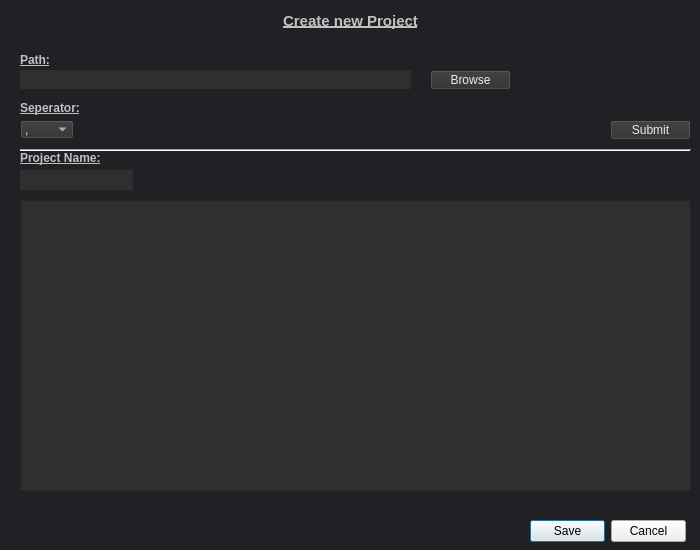
<?xml version="1.0" encoding="UTF-8"?>
<ui version="4.0">
 <class>Dialog</class>
 <widget class="QDialog" name="Dialog">
  <property name="geometry">
   <rect>
    <x>0</x>
    <y>0</y>
    <width>700</width>
    <height>550</height>
   </rect>
  </property>
  <property name="minimumSize">
   <size>
    <width>700</width>
    <height>550</height>
   </size>
  </property>
  <property name="windowTitle">
   <string>Dialog</string>
  </property>
  <property name="windowIcon">
   <iconset resource="ai-icon-9.qrc">
    <normaloff>:/windowicon/ai-icon-9.qrc</normaloff>:/windowicon/ai-icon-9.qrc</iconset>
  </property>
  <property name="autoFillBackground">
   <bool>false</bool>
  </property>
  <property name="styleSheet">
   <string notr="true">QDialog{background-color: #202124}</string>
  </property>
  <widget class="QLabel" name="headingL">
   <property name="geometry">
    <rect>
     <x>220</x>
     <y>0</y>
     <width>261</width>
     <height>41</height>
    </rect>
   </property>
   <property name="autoFillBackground">
    <bool>false</bool>
   </property>
   <property name="styleSheet">
    <string notr="true">QLabel{ background-color: #202124; color: #C1C1C1; font: bold; text-decoration: underline; font-size: 15px;}</string>
   </property>
   <property name="text">
    <string>Create new Project</string>
   </property>
   <property name="alignment">
    <set>Qt::AlignCenter</set>
   </property>
  </widget>
  <widget class="QLineEdit" name="path_lineEdit">
   <property name="geometry">
    <rect>
     <x>20</x>
     <y>70</y>
     <width>391</width>
     <height>19</height>
    </rect>
   </property>
   <property name="styleSheet">
    <string notr="true">QLineEdit {background-color: #2F2F2F; color: #edebeb; border: solid red; width: 9px 1px 1px 1px}</string>
   </property>
   <property name="text">
    <string/>
   </property>
  </widget>
  <widget class="QPushButton" name="btnBrowse">
   <property name="geometry">
    <rect>
     <x>430</x>
     <y>70</y>
     <width>81</width>
     <height>20</height>
    </rect>
   </property>
   <property name="styleSheet">
    <string notr="true">QPushButton {background-color: #2F2F2F; color: #edebeb; text-align: center; }</string>
   </property>
   <property name="text">
    <string>Browse</string>
   </property>
  </widget>
  <widget class="QLabel" name="label">
   <property name="geometry">
    <rect>
     <x>20</x>
     <y>100</y>
     <width>61</width>
     <height>16</height>
    </rect>
   </property>
   <property name="styleSheet">
    <string notr="true">QLabel{ color: #C1C1C1; font: bold; text-decoration: underline;}</string>
   </property>
   <property name="text">
    <string>Seperator:</string>
   </property>
  </widget>
  <widget class="Line" name="line_2">
   <property name="geometry">
    <rect>
     <x>20</x>
     <y>140</y>
     <width>671</width>
     <height>20</height>
    </rect>
   </property>
   <property name="orientation">
    <enum>Qt::Horizontal</enum>
   </property>
  </widget>
  <widget class="QLabel" name="label_2">
   <property name="geometry">
    <rect>
     <x>20</x>
     <y>50</y>
     <width>51</width>
     <height>20</height>
    </rect>
   </property>
   <property name="styleSheet">
    <string notr="true">QLabel{ color: #C1C1C1; font: bold; text-decoration: underline;}</string>
   </property>
   <property name="text">
    <string>Path:</string>
   </property>
  </widget>
  <widget class="QComboBox" name="comBoxSep">
   <property name="geometry">
    <rect>
     <x>20</x>
     <y>120</y>
     <width>54</width>
     <height>19</height>
    </rect>
   </property>
   <property name="styleSheet">
    <string notr="true">QComboBox{background-color: #2F2F2F; color: #edebeb;}</string>
   </property>
   <item>
    <property name="text">
     <string>,</string>
    </property>
   </item>
   <item>
    <property name="text">
     <string>;</string>
    </property>
   </item>
   <item>
    <property name="text">
     <string>:</string>
    </property>
   </item>
   <item>
    <property name="text">
     <string>Tab</string>
    </property>
   </item>
   <item>
    <property name="text">
     <string>Space</string>
    </property>
   </item>
   <item>
    <property name="text">
     <string>-</string>
    </property>
   </item>
  </widget>
  <widget class="QDialogButtonBox" name="buttonBox">
   <property name="geometry">
    <rect>
     <x>530</x>
     <y>520</y>
     <width>156</width>
     <height>23</height>
    </rect>
   </property>
   <property name="styleSheet">
    <string notr="true">QDialogButtonBox {background-color: #2F2F2F; color: #edebeb;}</string>
   </property>
   <property name="locale">
    <locale language="English" country="UnitedStates"/>
   </property>
   <property name="orientation">
    <enum>Qt::Horizontal</enum>
   </property>
   <property name="standardButtons">
    <set>QDialogButtonBox::Cancel|QDialogButtonBox::Save</set>
   </property>
  </widget>
  <widget class="QPushButton" name="submitbtn">
   <property name="geometry">
    <rect>
     <x>610</x>
     <y>120</y>
     <width>81</width>
     <height>20</height>
    </rect>
   </property>
   <property name="styleSheet">
    <string notr="true">QPushButton {background-color: #2F2F2F; color: #edebeb;}</string>
   </property>
   <property name="text">
    <string>Submit</string>
   </property>
  </widget>
  <widget class="QLabel" name="label_4">
   <property name="geometry">
    <rect>
     <x>20</x>
     <y>150</y>
     <width>81</width>
     <height>16</height>
    </rect>
   </property>
   <property name="styleSheet">
    <string notr="true">QLabel{ color: #C1C1C1; font: bold; text-decoration: underline;}</string>
   </property>
   <property name="text">
    <string>Project Name:</string>
   </property>
  </widget>
  <widget class="QLineEdit" name="name_lineEdit">
   <property name="geometry">
    <rect>
     <x>20</x>
     <y>170</y>
     <width>113</width>
     <height>20</height>
    </rect>
   </property>
   <property name="styleSheet">
    <string notr="true">QLineEdit {background-color: #2F2F2F; color: #edebeb; border: solid red; width: 9px 1px 1px 1px;}</string>
   </property>
  </widget>
  <widget class="QTableView" name="tableView">
   <property name="geometry">
    <rect>
     <x>20</x>
     <y>200</y>
     <width>671</width>
     <height>291</height>
    </rect>
   </property>
   <property name="styleSheet">
    <string notr="true">QTableView {background-color: #2F2F2F; color: #edebeb;}</string>
   </property>
  </widget>
 </widget>
 <resources>
  <include location="ai-icon-9.qrc"/>
 </resources>
 <connections>
  <connection>
   <sender>buttonBox</sender>
   <signal>accepted()</signal>
   <receiver>Dialog</receiver>
   <slot>accept()</slot>
   <hints>
    <hint type="sourcelabel">
     <x>248</x>
     <y>254</y>
    </hint>
    <hint type="destinationlabel">
     <x>157</x>
     <y>274</y>
    </hint>
   </hints>
  </connection>
  <connection>
   <sender>buttonBox</sender>
   <signal>rejected()</signal>
   <receiver>Dialog</receiver>
   <slot>reject()</slot>
   <hints>
    <hint type="sourcelabel">
     <x>316</x>
     <y>260</y>
    </hint>
    <hint type="destinationlabel">
     <x>286</x>
     <y>274</y>
    </hint>
   </hints>
  </connection>
 </connections>
</ui>
